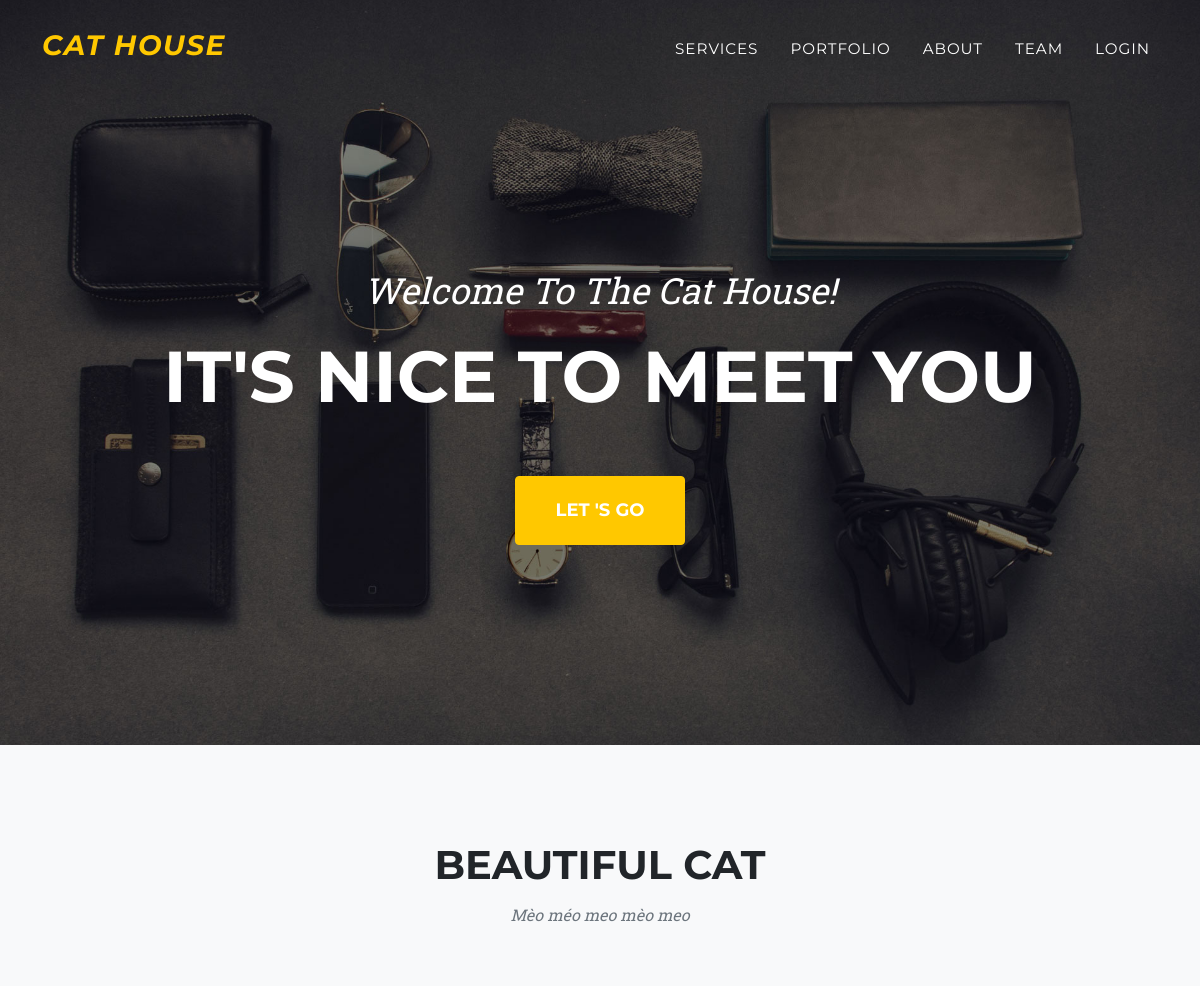
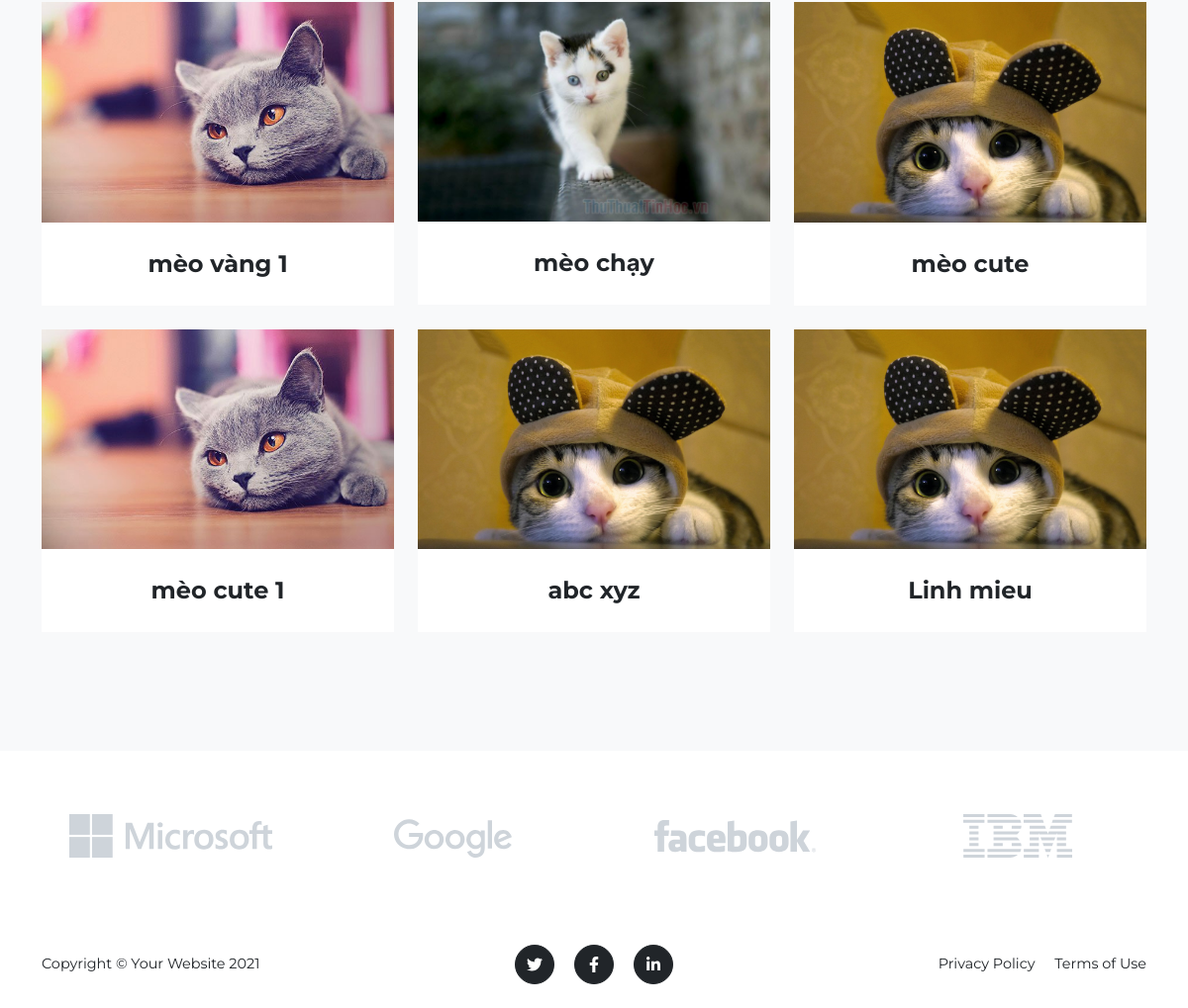
/PHP/index.php, run on the app's committed database (2 pictures, top to bottom).
### tables this page shows
CREATE TABLE `content` (
  `mssv` int(11) NOT NULL,
  `hoten` varchar(200) NOT NULL,
  `hinhanh` varchar(200) NOT NULL
);

### PHP/index.php (the view, shortened to what this page needs)
<!DOCTYPE html>
<html lang="en">
    <head>
        <link href="css/styles.css" rel="stylesheet" />
    </head>
    <body id="page-top">
        <?php
        include './connect_db.php';
        include './connect_db_client.php';
        $result = mysqli_query($con,"SELECT * FROM content");
        ?>
        <nav class="navbar navbar-expand-lg navbar-dark fixed-top" id="mainNav">
            <div class="container">
                <a class="navbar-brand" href="#page-top"><h3 style="font-style: italic;">CAT HOUSE</h3></a>
                <div class="collapse navbar-collapse" id="navbarResponsive">
                    <ul class="navbar-nav text-uppercase ms-auto py-4 py-lg-0">
                        <li class="nav-item"><a class="nav-link" href="#services">Services</a></li>
                        <li class="nav-item"><a class="nav-link" href="#portfolio">Portfolio</a></li>
                        <li class="nav-item"><a class="nav-link" href="#about">About</a></li>
                        <li class="nav-item"><a class="nav-link" href="#team">Team</a></li>
                        <?php
                        if (empty($_SESSION['current_user'])) { ?>
                        <li class="nav-item"><a class="nav-link" href="login.php">Login</a></li>
                        <?php } else {
                                $currentUser = $_SESSION['current_user'];
                                ?>
                        <li class="nav-item"><a class="nav-link" href="login.php">Xin chào: <?= $currentUser['username'] ?></a></li>
                        <li class="nav-item"><a class="nav-link" href="logout.php">Đăng xuất</a></li>
                        <?php } ?>
                    </ul>
                </div>
            </div>
        </nav>
        <header class="masthead">
            <div class="container">
                <div class="masthead-subheading">Welcome To The Cat House!</div>
                <div class="masthead-heading text-uppercase">It's Nice To Meet You</div>
                <a class="btn btn-primary btn-xl text-uppercase" href="#portfolio">Let 's Go</a>
            </div>
        </header>
        <section class="page-section bg-light" id="portfolio">
            <div class="container">
                <div class="text-center">
                    <h2 class="section-heading text-uppercase">Beautiful Cat</h2>
                    <h3 class="section-subheading text-muted">Mèo méo meo mèo meo</h3>
                </div>
                <div class="row">
                <?php
                    while ($row = mysqli_fetch_array($result)){
                ?>
                    <div class="col-lg-4 col-sm-6 mb-4">
                        <div class="portfolio-item">
                            <a class="portfolio-link" data-bs-toggle="modal" href="#portfolioModal1">
                                <img class="img-fluid" src="../pagead/<?= $row['hinhanh'] ?>" alt="..." />
                            </a>
                            <div class="portfolio-caption">
                                <div class="portfolio-caption-heading"><?= $row['hoten'] ?></div>
                            </div>
                        </div>
                    </div>
                    <?php } ?>
                </div>
            </div>
        </section>
        <div class="py-5">
            <div class="container">
                <div class="row align-items-center">
                    <div class="col-md-3 col-sm-6 my-3">
                        <a href="#!"><img class="img-fluid img-brand d-block mx-auto" src="assets/img/logos/microsoft.svg" alt="..." /></a>
                    </div>
                    <div class="col-md-3 col-sm-6 my-3">
                        <a href="#!"><img class="img-fluid img-brand d-block mx-auto" src="assets/img/logos/google.svg" alt="..." /></a>
                    </div>
                    <div class="col-md-3 col-sm-6 my-3">
                        <a href="http://www.facebook.com/chiendeptrai.1512"><img class="img-fluid img-brand d-block mx-auto" src="assets/img/logos/facebook.svg" alt="..." /></a>
                    </div>
                    <div class="col-md-3 col-sm-6 my-3">
                        <a href="#!"><img class="img-fluid img-brand d-block mx-auto" src="assets/img/logos/ibm.svg" alt="..." /></a>
                    </div>
                </div>
            </div>
        </div>
        <footer class="footer py-4">
            <div class="container">
                <div class="row align-items-center">
                    <div class="col-lg-4 text-lg-start">Copyright &copy; Your Website 2021</div>
                    <div class="col-lg-4 my-3 my-lg-0">
                        <a class="btn btn-dark btn-social mx-2" href="#!"><i class="fab fa-twitter"></i></a>
                        <a class="btn btn-dark btn-social mx-2" href="#!"><i class="fab fa-facebook-f"></i></a>
                        <a class="btn btn-dark btn-social mx-2" href="#!"><i class="fab fa-linkedin-in"></i></a>
                    </div>
                    <div class="col-lg-4 text-lg-end">
                        <a class="link-dark text-decoration-none me-3" href="#!">Privacy Policy</a>
                        <a class="link-dark text-decoration-none" href="#!">Terms of Use</a>
                    </div>
                </div>
            </div>
        </footer>
    </body>
</html>

### PHP/connect_db.php (shortened to what this page needs)
<!DOCTYPE html>
<html lang="en">
<head>
</head>
<body>
</body>
</html>

### PHP/connect_db_client.php (shortened to what this page needs)
<!DOCTYPE html>
<html lang="en">
<head>
</head>
<body>
</body>
</html>

### data on the page
content: hinhanh (picture), hoten "mèo vàng 1"
content: hinhanh (picture), hoten "mèo chạy"
content: hinhanh (picture), hoten "mèo cute"
content: hinhanh (picture), hoten "mèo cute 1"
content: hinhanh (picture), hoten "abc xyz"
content: hinhanh (picture), hoten "Linh mieu"
